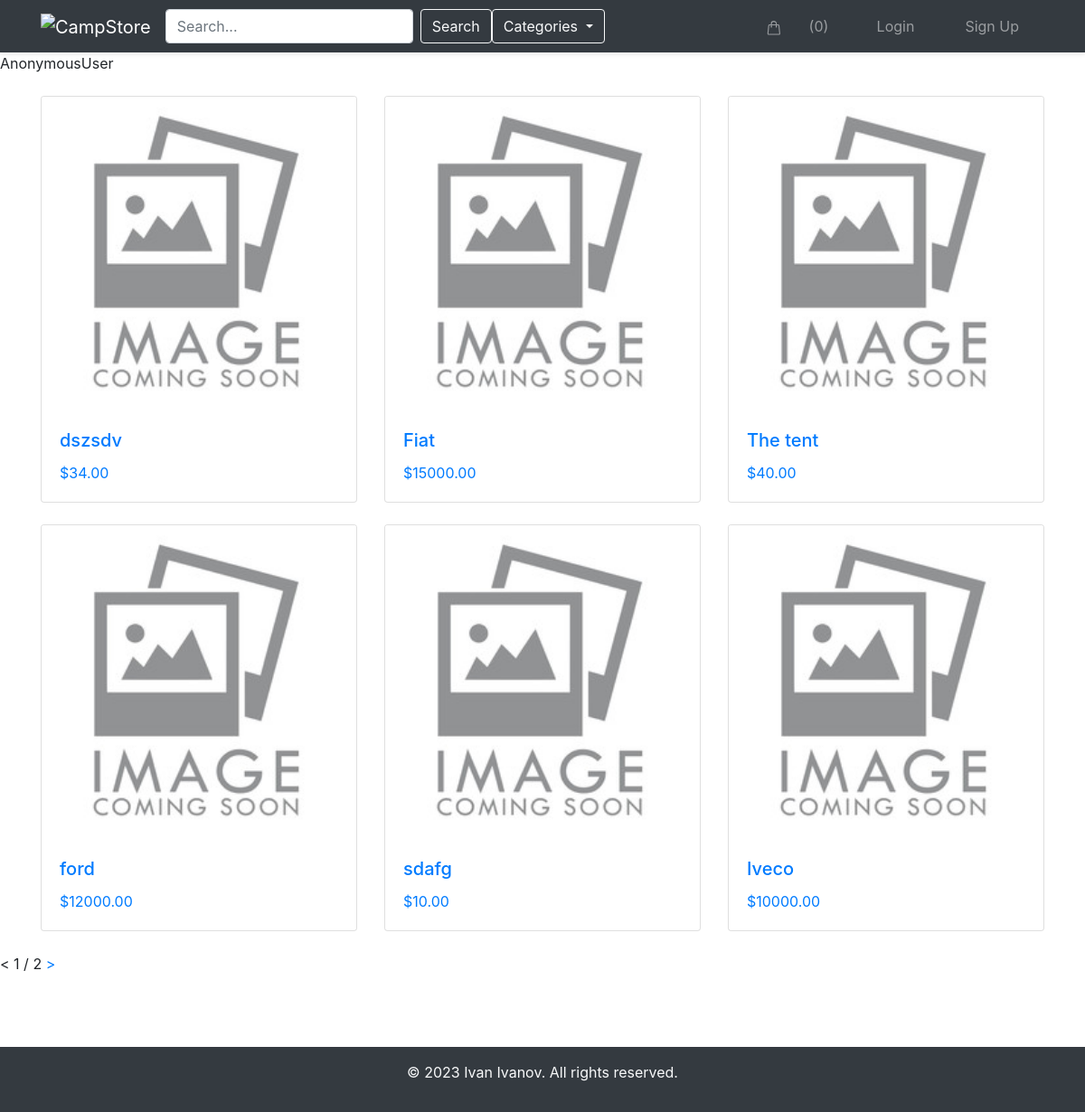
The page / on the database its author committed.
### campstore/store/models.py (models this page shows, shortened)
class Product(models.Model):
    DRAFT = 'draft'
    WAITING_APPROVAL = 'waitingapproval'
    ACTIVE = 'active'
    DELETED = 'deleted'
    STATUS_CHOICES = (
        (DRAFT, 'Draft'),
        (WAITING_APPROVAL, 'Waiting approval'),
        (ACTIVE, 'Active'),
        (DELETED, 'Deleted')
    )
    category = models.ForeignKey(
        Category,
        related_name='products',
        on_delete=models.CASCADE,
    )
    user = models.ForeignKey(
        User,
        related_name='products',
        on_delete=models.CASCADE,
    )
    title = models.CharField(max_length=40)
    slug = models.SlugField(
        max_length=40,
        unique=True,
        blank=True
    )
    description = models.TextField(blank=True)
    price = models.IntegerField()
    image = models.ImageField(
        upload_to='uploads/product_images/',
        blank=True,
        null=True
    )
    thumbnail = models.ImageField(
        upload_to='uploads/product_images/thumbnail/',
        blank=True,
        null=True
    )
    created_at = models.DateTimeField(auto_now_add=True)
    updated_at = models.DateTimeField(auto_now=True)
    status = models.CharField(max_length=50, choices=STATUS_CHOICES, default=ACTIVE)
    class Meta:
        ordering = ('-created_at',)
    def get_display_price(self):
        return f'{self.price:.2f}'
    def get_thumbnail(self):
        if self.thumbnail:
            return self.thumbnail.url
        else:
            if self.image:
                self.thumbnail = self.make_thumbnail(self.image)
                self.save()
                return self.thumbnail.url
            else:
                return 'static/images/no_image.jpg'

### campstore/core/views.py (the view)
# urls.py: path('', views.ProductListView.as_view(), name='frontpage'),
class ProductListView(views.ListView):
    template_name = 'core/frontpage.html'
    model = Product
    context_object_name = 'products'
    paginate_by = 6
    def get_queryset(self):
        queryset = Product.objects.filter(status=Product.ACTIVE)
        return queryset
    def get_context_data(self, *args, **kwargs):
        context = super().get_context_data(*args, *kwargs)
        context['categories'] = Category.objects.all()
        return context

### campstore/store/cart.py (called while the page is built)
    def __len__(self):
        return sum(item['quantity'] for item in self.cart.values())

### campstore/store/context_processors.py (called while the page is built)
def cart(request):
    return {'cart': Cart(request)}

### templates/core/frontpage.html (shortened to what this page needs)
{% extends 'base/base.html' %}
{% block content %}
    {% include 'store/products.html' %}
{% endblock %}

### templates/store/products.html
{% load static %}
<div class="container mt-4">
    <div class="row">
        {% for product in products %}
            <div class="col-md-4 mb-4">
                <div class="card">
                        <img class="card-img-top" src="{{ product.get_thumbnail }}" alt="No image" />
                    <div class="card-body">
                        <a href="{% url 'product-details' product.category.slug product.slug %}">
                            <h5 class="card-title">{{ product.title }}</h5>
                            <p class="card-text">${{ product.get_display_price }}</p>
                        </a>
                    </div>
                </div>
            </div>
        {% endfor %}
    </div>
</div>
{% if page_obj.has_previous %}
    <a href="?page={{ page_obj.previous_page_number}}&search={{ search }}">&lt;</a>
{% else %}
    <a>&lt;</a>
{% endif %}
{{ page_obj.number }} / {{ paginator.num_pages }}
{% if page_obj.has_next %}
    <a href="?page={{ page_obj.next_page_number}}&search={{ search }}">&gt;</a>
{% else %}
    <a>&gt;</a>
{% endif %}

### static/css/style.css (style rules this page uses)
body { display: flex; flex-direction: column; min-height: 100vh; margin: 0; }
.card { height: 300px; }
.card-img-top { object-fit: cover; height: 100%; }

### rows shown on the page
Product: title "dszsdv", get_display_price "34.00"
Product: title "Fiat", get_display_price "15000.00"
Product: title "The tent", get_display_price "40.00"
Product: title "ford", get_display_price "12000.00"
Product: title "sdafg", get_display_price "10.00"
Product: title "Iveco", get_display_price "10000.00"

### other values the page prints
{{ cart|length }} "0"
{{ request.user }} "AnonymousUser"
{{ page_obj.number }} "1"
{{ paginator.num_pages }} "2"
